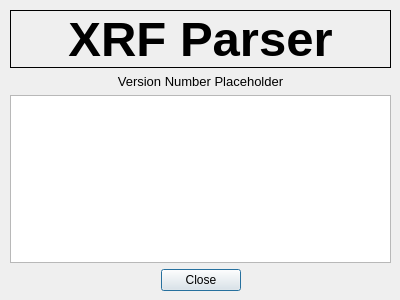
<?xml version="1.0" encoding="UTF-8"?>
<ui version="4.0">
 <class>AboutDialog</class>
 <widget class="QDialog" name="AboutDialog">
  <property name="geometry">
   <rect>
    <x>0</x>
    <y>0</y>
    <width>400</width>
    <height>300</height>
   </rect>
  </property>
  <property name="windowTitle">
   <string>About</string>
  </property>
  <widget class="QWidget" name="gridLayoutWidget">
   <property name="geometry">
    <rect>
     <x>10</x>
     <y>10</y>
     <width>381</width>
     <height>281</height>
    </rect>
   </property>
   <layout class="QGridLayout" name="gridLayout">
    <item row="2" column="0">
     <widget class="QTextEdit" name="txtAbout">
      <property name="readOnly">
       <bool>true</bool>
      </property>
     </widget>
    </item>
    <item row="0" column="0">
     <widget class="QLabel" name="label">
      <property name="font">
       <font>
        <pointsize>37</pointsize>
        <weight>75</weight>
        <bold>true</bold>
        <underline>false</underline>
       </font>
      </property>
      <property name="frameShape">
       <enum>QFrame::Box</enum>
      </property>
      <property name="text">
       <string>XRF Parser</string>
      </property>
      <property name="alignment">
       <set>Qt::AlignCenter</set>
      </property>
     </widget>
    </item>
    <item row="3" column="0">
     <widget class="QDialogButtonBox" name="buttonBox">
      <property name="standardButtons">
       <set>QDialogButtonBox::Close</set>
      </property>
      <property name="centerButtons">
       <bool>true</bool>
      </property>
     </widget>
    </item>
    <item row="1" column="0">
     <widget class="QLabel" name="lblVersion">
      <property name="font">
       <font>
        <pointsize>10</pointsize>
       </font>
      </property>
      <property name="text">
       <string>Version Number Placeholder</string>
      </property>
      <property name="alignment">
       <set>Qt::AlignCenter</set>
      </property>
     </widget>
    </item>
   </layout>
  </widget>
 </widget>
 <resources/>
 <connections>
  <connection>
   <sender>buttonBox</sender>
   <signal>clicked(QAbstractButton*)</signal>
   <receiver>AboutDialog</receiver>
   <slot>close()</slot>
   <hints>
    <hint type="sourcelabel">
     <x>197</x>
     <y>273</y>
    </hint>
    <hint type="destinationlabel">
     <x>199</x>
     <y>149</y>
    </hint>
   </hints>
  </connection>
 </connections>
</ui>
